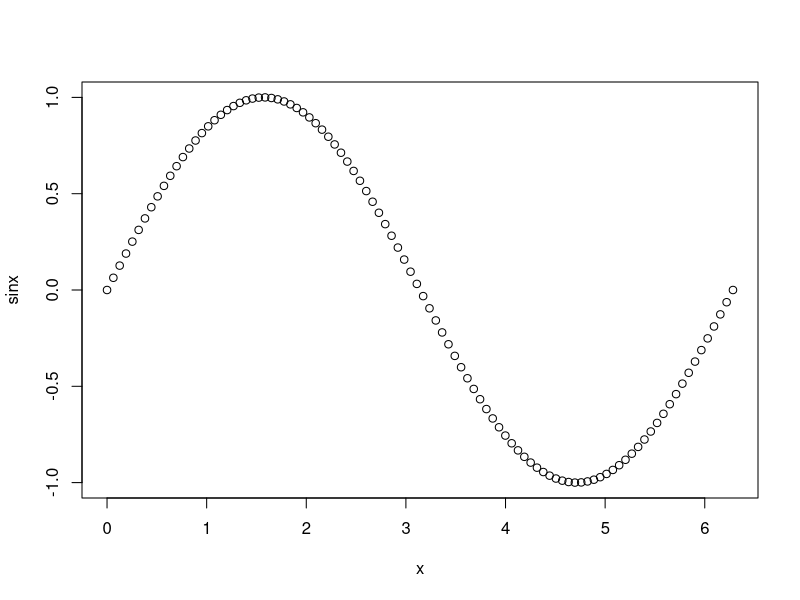
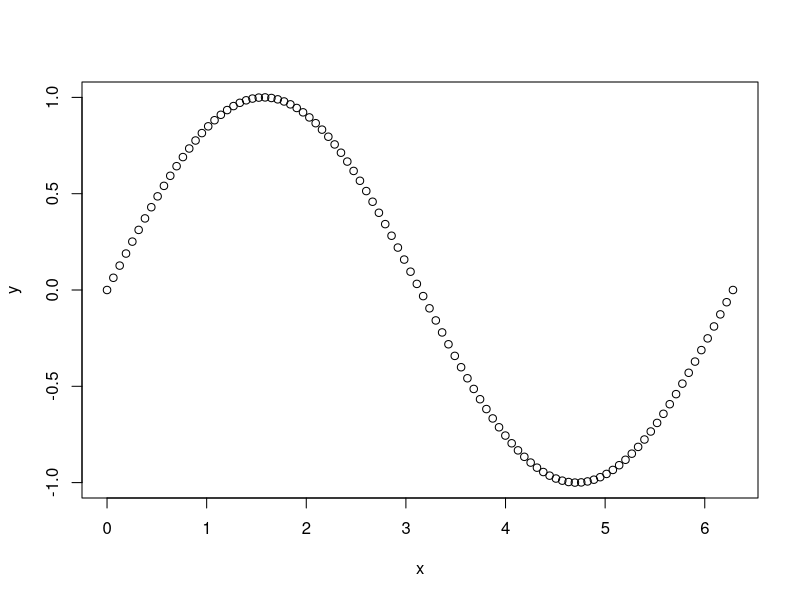
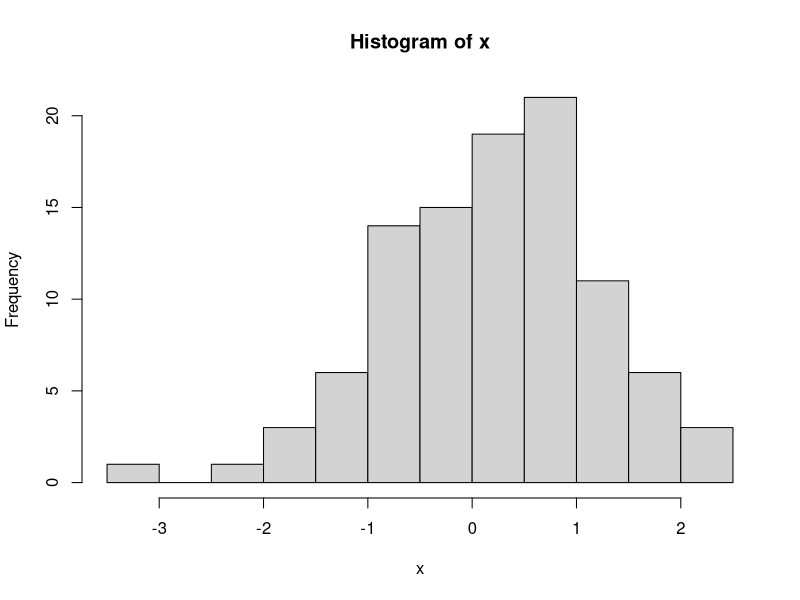

These charts were generated, in order, by the following R code:
## ---- chunk 1
knitr::opts_chunk$set(echo = TRUE)
## ---- chunk 2
"a"
1
1L
TRUE
## ---- chunk 3
c("a", "b", "c", "d")
c(1, 2.2, 3.33, 4.444)
c(1L, 2L, 3L, 4L)
c(TRUE, FALSE, TRUE, NA)
## ---- chunk 4
x <- c(1, 2, 3, 4)
x
y <- 1:4
y
## ---- chunk 5
matrix(c(1, 2, 3, 4), nrow=2, ncol=2)
## ---- chunk 6
array(1:12, dim=c(2,3,2))
## ---- chunk 7
list(1L, "a", 3.14)
## ---- chunk 8
data.frame(x=c(1, 2, 3), y=c("a", "b", "c"))
## ---- chunk 9
z <- list(1L, "a", 3.14)
z[1:2]
z[1]
z[[1]]
## ---- chunk 10
df <- data.frame(x=c(1, 2, 3), y=c("a", "b", "c"))
df$x
df[,"y"]
df[1:2,]
## ---- chunk 11
add <- function(a, b) a + b
add(1, 2)
add(a=1, b=2)
## ---- chunk 12
add2 <- add
add2(2, 3)
## ---- chunk 13
(function(a, b) a + b)(1, 2)
## ---- chunk 14
if (TRUE) {
  print(1)
} else {
  print(2)
}
## ---- chunk 15
i <- 1
while(i < 3) {
  print(i)
  i <- i + 1
}
## ---- chunk 16
for ( i in 1:3 ) {
  print(i)
}

for ( xi in list(1, "x", "y", TRUE) ) {
  print(xi)
}
## ---- chunk 17
x <- "b"
switch(x, a=1, b=2)
y <- 2
switch(y, "a", "b")
## ---- chunk 18
x <- list(1:3, 4:6, 7:9)
lapply(x, sum)
## ---- chunk 19
x <- list(1:3, 4:6, 7:9)
sapply(x, sum)
## ---- chunk 20
x <- list(1:3, 4:6, 7:9)
vapply(x, sum, numeric(1))
## ---- chunk 21
print2 <- function(...) {
  args <- list(...)
  for ( a in args )
    print(a)
}
## ---- chunk 22
print2(1, "a", TRUE)
## ---- chunk 23
x <- seq(from=0, to=2*pi, length.out=100)
sinx <- sin(x)
plot(x, sinx)
## ---- chunk 24
df <- data.frame(x=x, y=sinx)
plot(y ~ x, data=df)
## ---- chunk 25
x <- rnorm(100)
hist(x)
